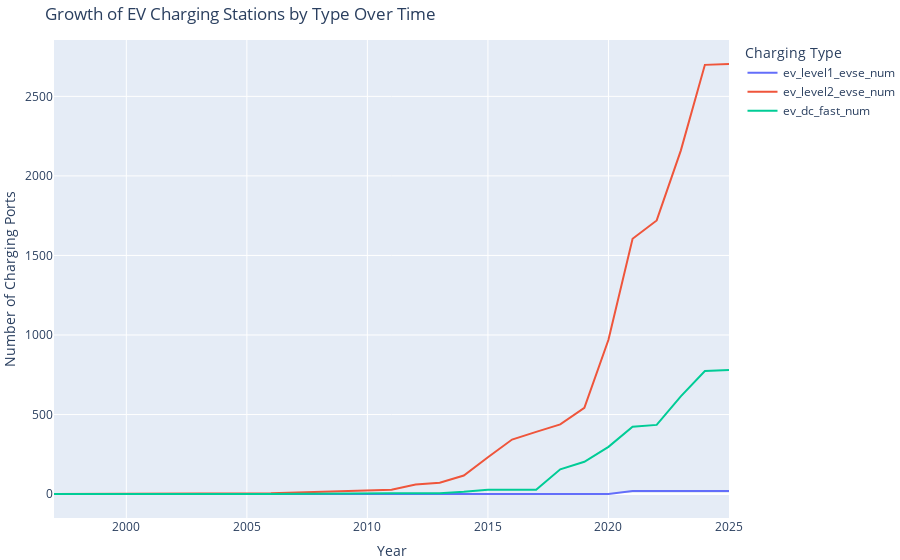

Notebook source saved alongside this figure:
### Code cell
# Step 1: Fill NA values with 0 for all relevant columns
public_ev_stations['ev_level1_evse_num'] = public_ev_stations['ev_level1_evse_num'].fillna(0)
public_ev_stations['ev_level2_evse_num'] = public_ev_stations['ev_level2_evse_num'].fillna(0)
public_ev_stations['ev_dc_fast_num'] = public_ev_stations['ev_dc_fast_num'].fillna(0)

# Step 2: Ensure data types are numeric
public_ev_stations['ev_level1_evse_num'] = public_ev_stations['ev_level1_evse_num'].astype(float)
public_ev_stations['ev_level2_evse_num'] = public_ev_stations['ev_level2_evse_num'].astype(float)
public_ev_stations['ev_dc_fast_num'] = public_ev_stations['ev_dc_fast_num'].astype(float)

# Step 3: Perform groupby and sum operation (without cumulative sum first)
yearly_sum = public_ev_stations.groupby('year')[['ev_level1_evse_num', 'ev_level2_evse_num', 'ev_dc_fast_num']].sum().cumsum().reset_index()


fig = px.line(
    yearly_sum, 
    x='year', 
    y=['ev_level1_evse_num', 'ev_level2_evse_num', 'ev_dc_fast_num'],
    title='Growth of EV Charging Stations by Type Over Time',
    labels={'value': 'Cumulative Number of Chargers', 'year': 'Year'},
    line_shape='linear'
)

fig.update_layout(
    yaxis_title='Number of Charging Ports',
    legend_title='Charging Type',
    margin={"r":0, "t":40, "l":40, "b":40}
)

fig.show()

### Figure 1 — Plotly figure (JSON) as saved in the notebook; plotly's stock layout.template omitted (floating-point values rounded to 4 significant figures)
{"data": [{"hovertemplate": "variable=ev_level1_evse_num<br>Year=%{x}<br>Cumulative Number of Chargers=%{y}<extra></extra>", "legendgroup": "ev_level1_evse_num", "line": {"color": "#636efa", "dash": "solid", "shape": "linear"}, "marker": {"symbol": "circle"}, "mode": "lines", "name": "ev_level1_evse_num", "orientation": "v", "showlegend": true, "type": "scatter", "x": [1997, 2006, 2011, 2012, 2013, 2014, 2015, 2016, 2017, 2018, 2019, 2020, 2021, 2022, 2023, 2024, 2025], "xaxis": "x", "y": [0, 0, 0, 0, 0, 0, 0, 0, 0, 0, 0, 0, 19, 19, 19, 19, 19], "yaxis": "y"}, {"hovertemplate": "variable=ev_level2_evse_num<br>Year=%{x}<br>Cumulative Number of Chargers=%{y}<extra></extra>", "legendgroup": "ev_level2_evse_num", "line": {"color": "#EF553B", "dash": "solid", "shape": "linear"}, "marker": {"symbol": "circle"}, "mode": "lines", "name": "ev_level2_evse_num", "orientation": "v", "showlegend": true, "type": "scatter", "x": [1997, 2006, 2011, 2012, 2013, 2014, 2015, 2016, 2017, 2018, 2019, 2020, 2021, 2022, 2023, 2024, 2025], "xaxis": "x", "y": [1, 6, 28, 60, 72, 117, 232, 343, 391, 438, 542, 970, 1605, 1720, 2159, 2698, 2704], "yaxis": "y"}, {"hovertemplate": "variable=ev_dc_fast_num<br>Year=%{x}<br>Cumulative Number of Chargers=%{y}<extra></extra>", "legendgroup": "ev_dc_fast_num", "line": {"color": "#00cc96", "dash": "solid", "shape": "linear"}, "marker": {"symbol": "circle"}, "mode": "lines", "name": "ev_dc_fast_num", "orientation": "v", "showlegend": true, "type": "scatter", "x": [1997, 2006, 2011, 2012, 2013, 2014, 2015, 2016, 2017, 2018, 2019, 2020, 2021, 2022, 2023, 2024, 2025], "xaxis": "x", "y": [0, 0, 6, 6, 6, 14, 27, 27, 27, 156, 203, 297, 423, 435, 614, 774, 780], "yaxis": "y"}], "layout": {"legend": {"title": {"text": "Charging Type"}, "tracegroupgap": 0}, "margin": {"b": 40, "l": 40, "r": 0, "t": 40}, "title": {"text": "Growth of EV Charging Stations by Type Over Time"}, "xaxis": {"anchor": "y", "domain": [0, 1], "title": {"text": "Year"}}, "yaxis": {"anchor": "x", "domain": [0, 1], "title": {"text": "Number of Charging Ports"}}}}
